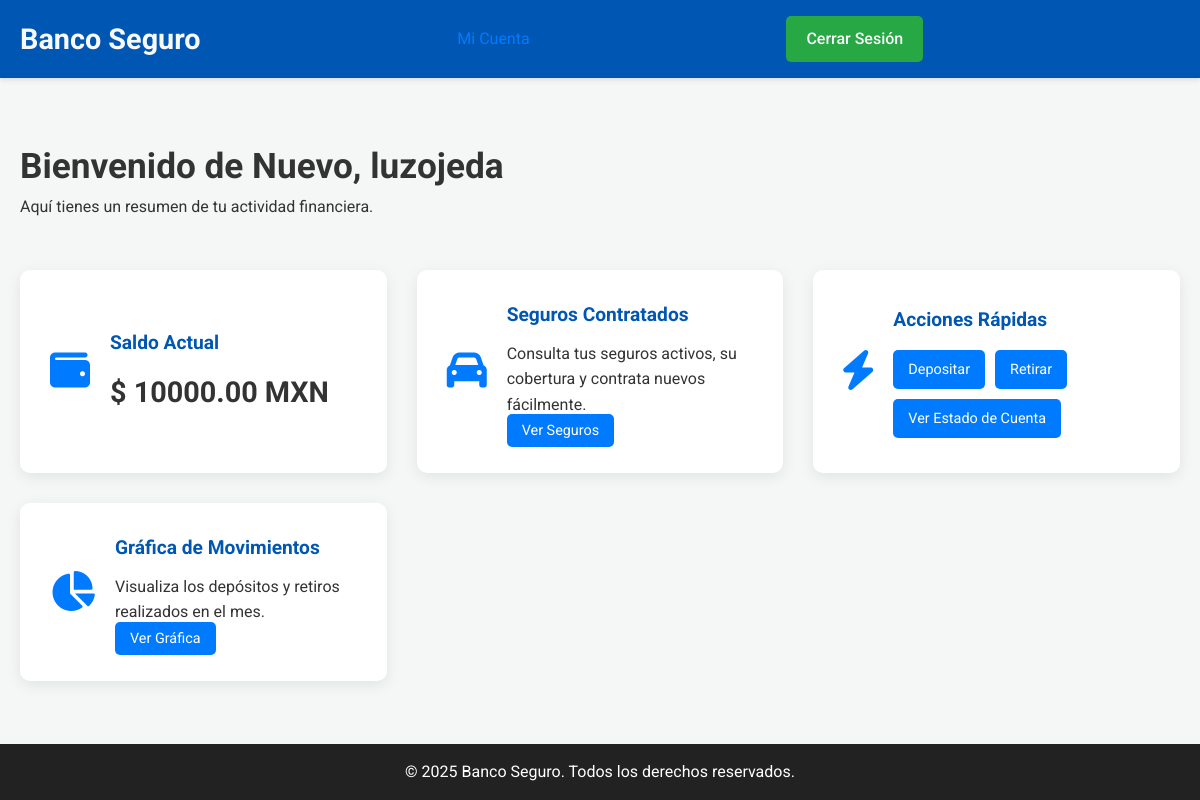
Page /insurance/dashboard/ (signed in) on the earlier database version.
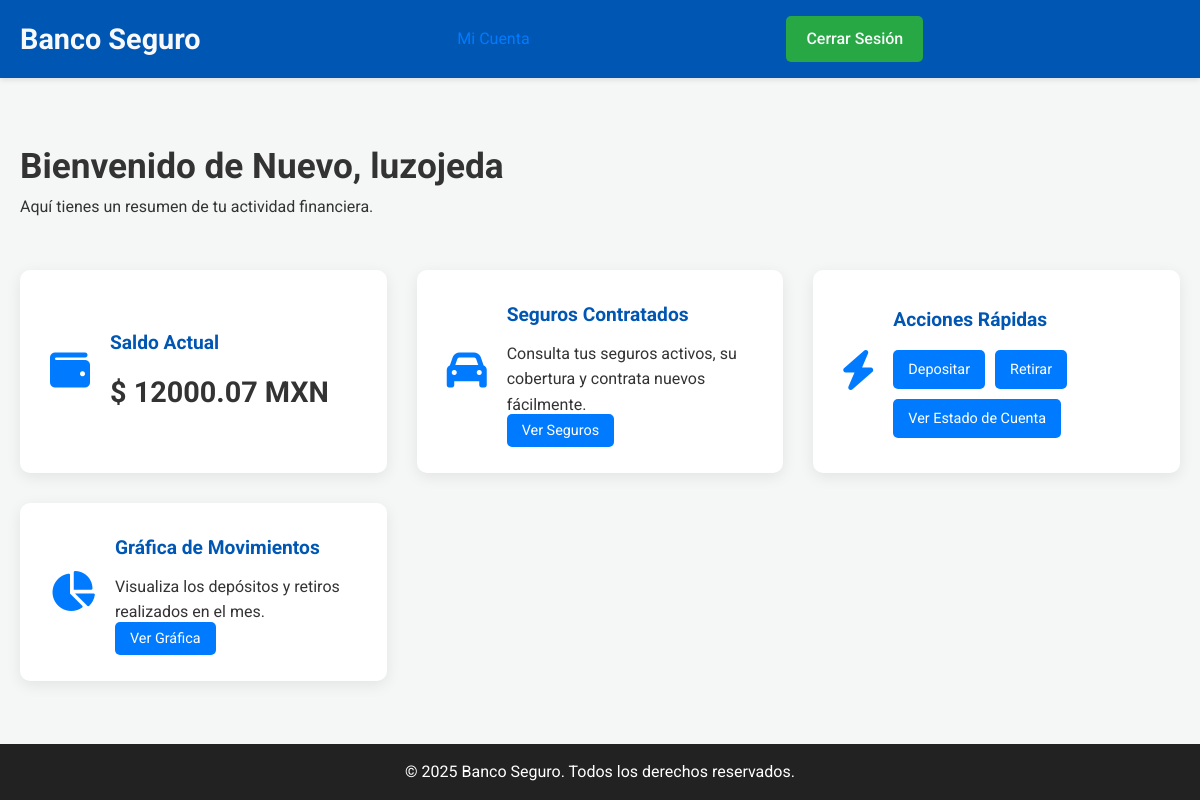
Same page on the later database version.
### insurance/models.py (models this page shows, shortened)
class Usuario(models.Model):
    username = models.CharField(max_length=150, unique=True)
    correo = models.EmailField(unique=True)
    password = models.CharField(max_length=256)
    saldo = models.DecimalField(max_digits=10, decimal_places=2, default=0.00)

### insurance/views.py (the view)
# urls.py: path('dashboard/', views.dashboard, name='dashboard'),
def dashboard(request):
    usuario_id = request.session.get("usuario_id")
    if not usuario_id:
        return redirect("login")
    try:
        usuario = Usuario.objects.get(id=usuario_id)
    except Usuario.DoesNotExist:
        return redirect("login")
    return render(request, "dashboard.html", {"usuario": usuario})

### insurance/templates/dashboard.html (shortened to what this page needs)
{% load static %}
<!DOCTYPE html>
<html lang="es">
<head>
    <link rel="stylesheet" href="{% static 'css/style.css' %}">
    <link rel="stylesheet" href="https://cdnjs.cloudflare.com/ajax/libs/font-awesome/6.0.0-beta3/css/all.min.css">
</head>
<body>
    <header>
        <nav>
            <div class="logo">Banco Seguro</div>
            <ul class="nav-links">
                <li><a href="#">Mi Cuenta</a></li>
            </ul>
            <a href="{% url 'logout' %}" class="login-button">Cerrar Sesión</a>
        </nav>
    </header>
    <main>
        <section class="dashboard">
            <div class="dashboard-header">
                <h2>Bienvenido de Nuevo, {{ usuario.username }}</h2>
                <p>Aquí tienes un resumen de tu actividad financiera.</p>
            </div>
            <div class="dashboard-grid">
                <div class="dashboard-card">
                    <div class="card-icon"><i class="fas fa-wallet"></i></div>
                    <div class="card-content">
                        <h3>Saldo Actual</h3>
                        <p class="balance">$ {{ usuario.saldo }} MXN</p>
                    </div>
                </div>
                <div class="dashboard-card">
                    <div class="card-icon"><i class="fas fa-car"></i></div>
                    <div class="card-content">
                        <h3>Seguros Contratados</h3>
                        <p>Consulta tus seguros activos, su cobertura y contrata nuevos fácilmente.</p>
                        <a href="{% url 'seguros_contratados' %}" class="action-btn">Ver Seguros</a>
                    </div>
                </div>
                <div class="dashboard-card">
                    <div class="card-icon"><i class="fas fa-bolt"></i></div>
                    <div class="card-content">
                        <h3>Acciones Rápidas</h3>
                        <div class="quick-actions">
                            <a href="{% url 'depositar' %}" class="action-btn">Depositar</a>
                            <a href="{% url 'retirar' %}" class="action-btn">Retirar</a>
                            <a href="{% url 'estado_cuenta_pdf' %}" class="action-btn" target="_blank">Ver Estado de Cuenta</a>
                        </div>
                    </div>
                </div>
                <div class="dashboard-card">
                    <div class="card-icon"><i class="fas fa-chart-pie"></i></div>
                    <div class="card-content">
                        <h3>Gráfica de Movimientos</h3>
                        <p>Visualiza los depósitos y retiros realizados en el mes.</p>
                        <a href="{% url 'grafica_movimientos' %}" class="action-btn">Ver Gráfica</a>
                    </div>
                </div>
            </div>
        </section>
    </main>
    <footer class="footer-fixed">
        <div class="footer-bottom">
            &copy; 2025 Banco Seguro. Todos los derechos reservados.
        </div>
    </footer>
</body>
</html>

Differences in the rows shown:
changed Usuario "luzojeda": saldo "10000.00" → "12000.07"
